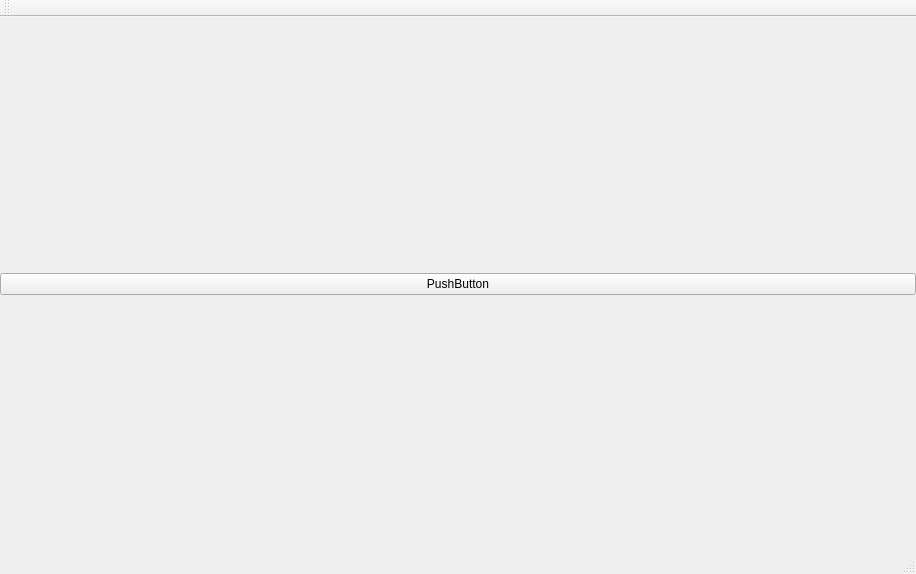
<?xml version="1.0" encoding="UTF-8"?>
<ui version="4.0">
 <class>MainWindow</class>
 <widget class="QMainWindow" name="MainWindow">
  <property name="geometry">
   <rect>
    <x>0</x>
    <y>0</y>
    <width>916</width>
    <height>574</height>
   </rect>
  </property>
  <property name="windowTitle">
   <string>MainWindow</string>
  </property>
  <widget class="QWidget" name="centralWidget">
   <layout class="QVBoxLayout" name="verticalLayout" stretch="0">
    <property name="spacing">
     <number>0</number>
    </property>
    <property name="sizeConstraint">
     <enum>QLayout::SetNoConstraint</enum>
    </property>
    <property name="leftMargin">
     <number>0</number>
    </property>
    <property name="topMargin">
     <number>0</number>
    </property>
    <property name="rightMargin">
     <number>0</number>
    </property>
    <property name="bottomMargin">
     <number>0</number>
    </property>
    <item>
     <widget class="QPushButton" name="pushButton">
      <property name="text">
       <string>PushButton</string>
      </property>
     </widget>
    </item>
   </layout>
  </widget>
  <widget class="QMenuBar" name="menuBar">
   <property name="geometry">
    <rect>
     <x>0</x>
     <y>0</y>
     <width>916</width>
     <height>20</height>
    </rect>
   </property>
  </widget>
  <widget class="QToolBar" name="mainToolBar">
   <attribute name="toolBarArea">
    <enum>TopToolBarArea</enum>
   </attribute>
   <attribute name="toolBarBreak">
    <bool>false</bool>
   </attribute>
  </widget>
  <widget class="QStatusBar" name="statusBar"/>
 </widget>
 <layoutdefault spacing="6" margin="11"/>
 <resources/>
 <connections/>
</ui>
